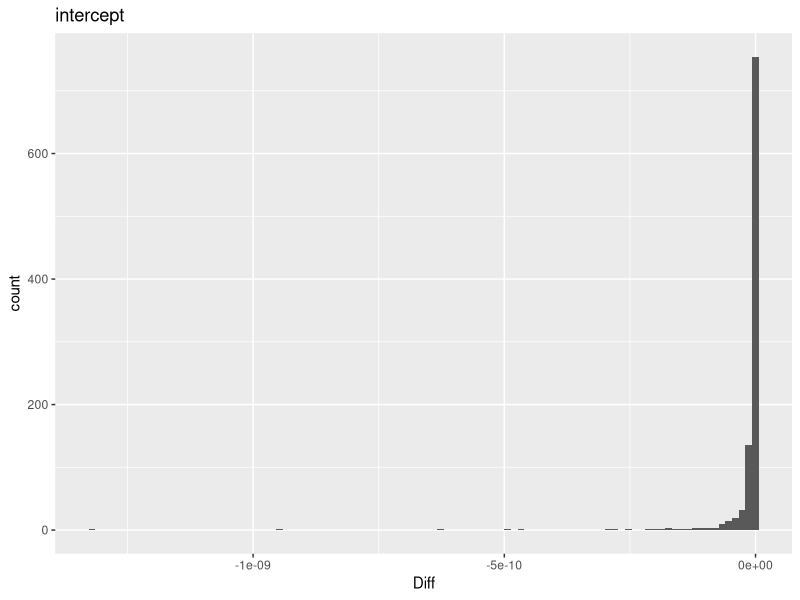
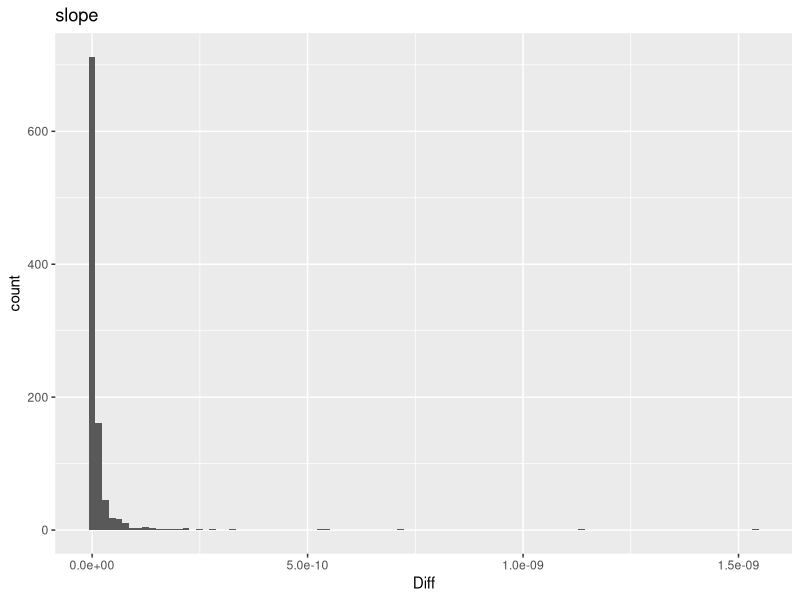

Write the R code that produced these figures, in order.
## ---- chunk 1
library(ggplot2)
## ---- chunk 2
#score function
U <- function(beta, X, Y, Z = NULL, data) {
  
  #turn inputs into matrices
  beta <- matrix(data = beta, ncol = 1)
  data <-  data.matrix(frame = data) #includes X,Z, and potentially other covars
  
  #initialize lambda, score
  l <- exp(beta[1] + data[, c(X, Z)] %*% matrix(beta[-1], ncol = 1)) ## dimension n x 1
  score <- matrix(data = 0, 
                  nrow = nrow(beta)) ## dimension p x 1 (where p = dim(beta))
  
  # save Y - lambda 
  yml = data[, Y] - l ## dimension n x 1
  
  #fill first element of score
  score[1] <- sum(yml)
    
  # save a transformed version of Y - lambda
  ## same column, replicated once for each covariate in (X, Z)
  yml_wide = matrix(data = yml, 
                        nrow = length(yml),
                        ncol = length(c(X, Z)), 
                        byrow = FALSE) ## dimension n x (p - 1)
  
  #fill remaining elements of score
  score[-1] <- colSums(data[, c(X, Z)] * yml_wide)
  
  #return score
  score
}

#Fisher information
info <- function(beta, x, y) {
  
  #initialize matrix, lambda
  I <- matrix(data = c(0,0,0,0), nrow = 2, ncol = 2)
  l <- exp(beta[1] + beta[2]*x)

  
  #fill top left entry in matrix
  I[1,1] <- -1 * sum(l)
  
  #fill mixed entries in matrix
  I[1,2] <- I[2,1] <- -1 * sum(x*l)
  
  #fill in bottom right entry in matrix
  I[2,2] <- -1 * sum(x^2 * l)
  
  #return matrix
  I
}
## ---- chunk 3
find_beta <- function(start_guess, x, y,
                      maxtol = 0.00001,
                      maxiter = 1000,
                      verbose = FALSE) {
  beta_curr <- start_guess
  diff <- maxtol + 1
  iterations <- 0
  while(diff > maxtol & iterations <= maxiter){
    beta_next <- beta_curr - solve(info(beta_curr, x, y)) %*% 
      U(beta = beta_curr, X = "x", Y = "y", Z = NULL, data = data.frame(x, y))#U(beta_curr, x, y)
    diff <- max(abs(beta_next[1] - beta_curr[1]), abs(beta_next[2] - beta_curr[2]))
    iterations <- iterations + 1
    beta_curr <- beta_next
    if(verbose) {
      print(paste("beta_next:", beta_next,"\n"))
      print(paste("diff:", diff, "\n"))
      print(paste("iterations:", iterations, "\n"))
    }
  }
  if(diff > maxtol & iterations >= maxiter){
    conv_msg = "We hit the maximum number of iterations but did not converge."
  }
  else { conv_msg = "We have achieved convergence!"}
  return(list(estimates = beta_curr,
              convergence = conv_msg))
}
## ---- chunk 4
set.seed(1031)

beta0 <- 0.5
beta1 <- 0.25
x <- runif(100, min = 0, max = 1) #generate 100 rows from U(0,1)
lambda <- exp(beta0 + beta1*x)
y <- rpois(100, lambda)

my_est <- round(find_beta(c(0,0), x, y)$estimates,2) 

default_est <- round(glm(y ~ x, family = "poisson")$coefficients,2)

## ---- chunk 5
set.seed(1031)
sim <- NULL
simplecase <- TRUE

for(i in 1:1000){
  beta0 <- runif(1, min = 1, max = 2)
  beta1 <- runif(1, min = 2, max = 3)
  beta2 <- runif(1, min = 3, max = 4)
  
  z <- ifelse(simplecase, 
              rep(0, times = 100), #z is zero vector
              rbinom(n = 100, size = 1, prob = 0.3)) #z ~ Bern(0.3)
  x <- runif(100, min = 0, max = 1 + z) #X|Z ~ U(0,1+Z)
  lambda <- exp(beta0 + beta1*x + beta2*z) #mean of Y|X,Z
  y <- rpois(100, lambda) #Y|X,Z ~ Pois(lambda)
  
  mine <- find_beta(c(0,0), x, y)$estimates
  default <- glm(y ~ x, family = "poisson")
  def <- c(default$coefficients[1], default$coefficients[2])
  sim <- cbind(sim, mine - def)
}



#slopes are a little over, intercepts are a little under. interesting
sim |> t() |> data.frame() |> 
  ggplot(aes(x = X1)) + 
  geom_histogram(bins = 100) +
  labs(x = "Diff",
       title = "intercept") 
sim |> t() |> data.frame() |> 
  ggplot(aes(x = X2)) + 
  geom_histogram(bins = 100) +
  labs(x = "Diff", 
       title = "slope")
